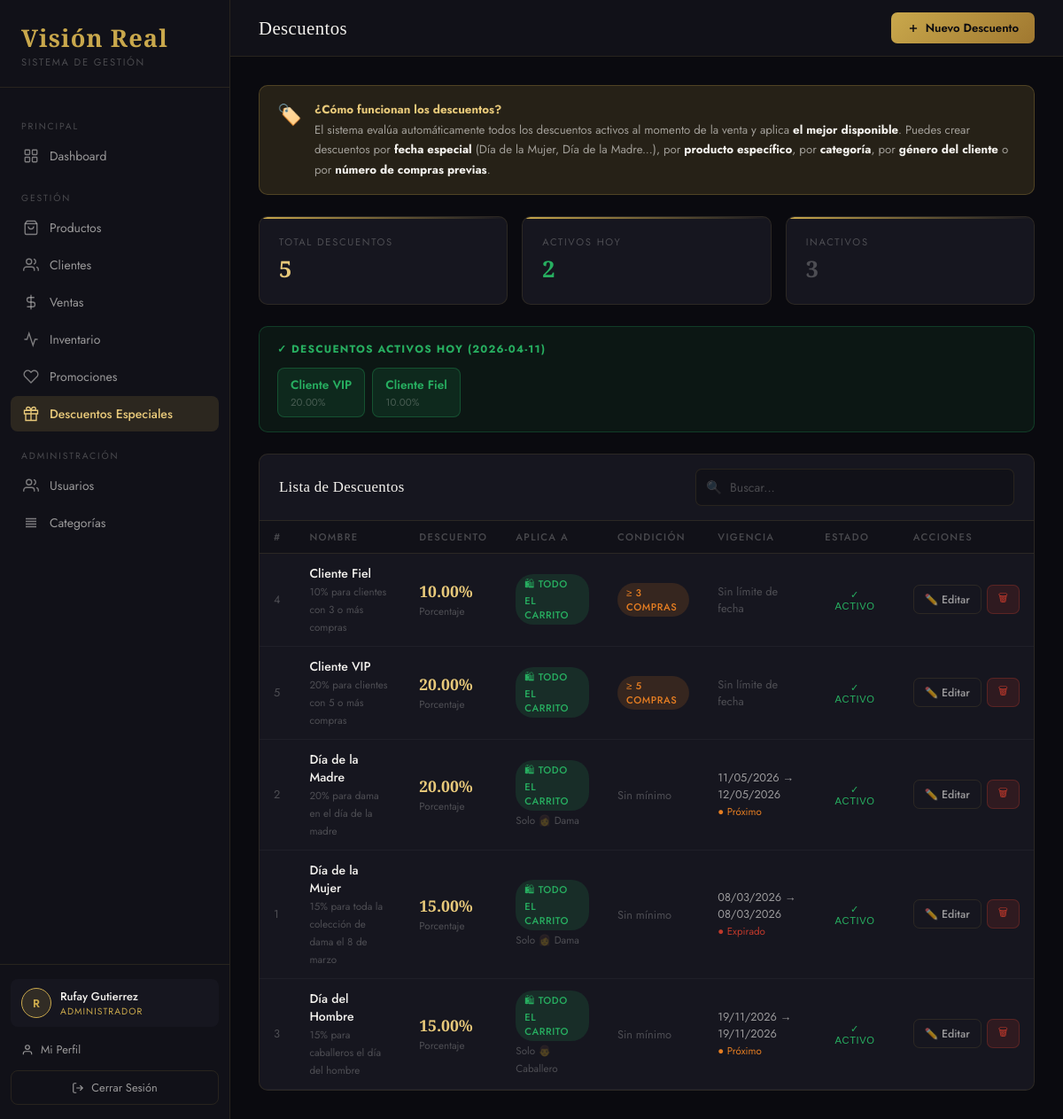
/views/descuentos.php (signed in), run on the app's committed database.
### tables this page shows
CREATE TABLE `descuentos` (
  `id` int(11) NOT NULL,
  `nombre` varchar(200) NOT NULL,
  `descripcion` text DEFAULT NULL,
  `tipo_descuento` enum('porcentaje','monto_fijo') NOT NULL DEFAULT 'porcentaje',
  `valor` decimal(10,2) NOT NULL,
  `aplica_categoria_id` int(11) DEFAULT NULL,
  `aplica_producto_id` int(11) DEFAULT NULL,
  `aplica_genero` enum('dama','caballero','todos') DEFAULT 'todos',
  `compras_minimas` int(11) DEFAULT 0,
  `fecha_inicio` date DEFAULT NULL,
  `fecha_fin` date DEFAULT NULL,
  `activo` tinyint(1) DEFAULT 1,
  `created_at` timestamp NOT NULL DEFAULT current_timestamp()
);

### config/database.php (called while the page is built, shortened)
<?php
class Database {
    private static $instance = null;
    private $connection;
    private function __construct() {
        $this->connection = new mysqli(DB_HOST, DB_USER, DB_PASS, DB_NAME);
        $this->connection->set_charset(DB_CHARSET);
    }
    public static function getInstance() {
        if (self::$instance === null) self::$instance = new Database();
        return self::$instance;
    }
    public function query($sql)     { return $this->connection->query($sql); }
    public function prepare($sql)   { return $this->connection->prepare($sql); }
}
?>

### models/Descuento.php (called while the page is built, shortened)
<?php
require_once __DIR__ . '/../config/database.php';
class Descuento {
    private $db;
    public function __construct() {
        $this->db = Database::getInstance();
        $this->inicializar();
    }
    private function inicializar() {
        $this->db->query("CREATE TABLE IF NOT EXISTS descuentos (
            id INT AUTO_INCREMENT PRIMARY KEY,
            nombre VARCHAR(200) NOT NULL,
            descripcion TEXT,
            tipo_descuento ENUM('porcentaje','monto_fijo') NOT NULL DEFAULT 'porcentaje',
            valor DECIMAL(10,2) NOT NULL,
            aplica_categoria_id INT NULL,
            aplica_producto_id  INT NULL,
            aplica_genero ENUM('dama','caballero','todos') DEFAULT 'todos',
            compras_minimas INT DEFAULT 0,
            fecha_inicio DATE NULL,
            fecha_fin    DATE NULL,
            activo TINYINT(1) DEFAULT 1,
            created_at TIMESTAMP DEFAULT CURRENT_TIMESTAMP
        ) ENGINE=InnoDB");
        $r = $this->db->query("SHOW COLUMNS FROM ventas LIKE 'descuento_id'");
    }
    public function getAll() {
        $r = $this->db->query("SELECT d.*, c.nombre as cat_nombre, p.nombre as prod_nombre
            FROM descuentos d
            LEFT JOIN categorias c ON d.aplica_categoria_id=c.id
            LEFT JOIN productos  p ON d.aplica_producto_id=p.id
            ORDER BY d.activo DESC, d.nombre");
        $a=[]; while($row=$r->fetch_assoc()) $a[]=$row; return $a;
    }
    public function getActivos() {
        $hoy = date('Y-m-d');
        $s = $this->db->prepare(
            "SELECT d.*, c.nombre as cat_nombre, p.nombre as prod_nombre
            FROM descuentos d
            LEFT JOIN categorias c ON d.aplica_categoria_id=c.id
            LEFT JOIN productos  p ON d.aplica_producto_id=p.id
            WHERE d.activo=1
              AND (d.fecha_inicio IS NULL OR d.fecha_inicio<=?)
              AND (d.fecha_fin   IS NULL OR d.fecha_fin  >=?)
            ORDER BY d.valor DESC"
        );
        $s->bind_param("ss", $hoy, $hoy);
        $s->execute();
        $r = $s->get_result();
        $a=[]; while($row=$r->fetch_assoc()) $a[]=$row; return $a;
    }
}
?>

### views/descuentos.php (the view, shortened to what this page needs)
<?php
require_once __DIR__ . '/../models/Descuento.php';
$dm = new Descuento();
$descuentos = $dm->getAll();
$activos    = $dm->getActivos();
$hoy        = date('Y-m-d');
include __DIR__ . '/partials/head.php';
?>
<div class="layout">
<?php include __DIR__ . '/partials/sidebar.php'; ?>
<div class="main">
  <header class="topbar">
    <div class="topbar-left">
      <h1 class="page-title">Descuentos</h1>
    </div>
    <div class="topbar-right">
      <button class="btn btn-primary" onclick="abrirNuevo()">
        <svg width="14" height="14" viewBox="0 0 24 24" fill="none" stroke="currentColor" stroke-width="2.5"><line x1="12" y1="5" x2="12" y2="19"/><line x1="5" y1="12" x2="19" y2="12"/></svg>
        Nuevo Descuento
      </button>
    </div>
  </header>
  <div class="content">
    <div style="background:var(--gold-dim);border:1px solid rgba(201,168,76,0.25);border-radius:10px;padding:16px 20px;margin-bottom:24px;display:flex;gap:14px;align-items:flex-start">
      <span style="font-size:1.4rem">🏷️</span>
      <div style="font-size:.83rem;color:var(--white-dim);line-height:1.7">
        <strong style="color:var(--gold-light)">¿Cómo funcionan los descuentos?</strong><br>
        El sistema evalúa automáticamente todos los descuentos activos al momento de la venta y aplica <strong style="color:var(--white)">el mejor disponible</strong>.
        Puedes crear descuentos por <strong style="color:var(--white)">fecha especial</strong> (Día de la Mujer, Día de la Madre...),
        por <strong style="color:var(--white)">producto específico</strong>, por <strong style="color:var(--white)">categoría</strong>,
        por <strong style="color:var(--white)">género del cliente</strong> o por <strong style="color:var(--white)">número de compras previas</strong>.
      </div>
    </div>
    <div class="stats-grid" style="grid-template-columns:repeat(3,1fr);margin-bottom:24px">
      <div class="stat-card"><div class="stat-label">Total Descuentos</div><div class="stat-value" style="font-size:1.6rem"><?=count($descuentos)?></div></div>
      <div class="stat-card"><div class="stat-label">Activos Hoy</div><div class="stat-value" style="font-size:1.6rem;color:var(--success)"><?=count($activos)?></div></div>
      <div class="stat-card"><div class="stat-label">Inactivos</div><div class="stat-value" style="font-size:1.6rem;color:var(--white-muted)"><?=count($descuentos)-count($activos)?></div></div>
    </div>
    <?php if(!empty($activos)): ?>
    <div style="background:rgba(39,174,96,0.08);border:1px solid rgba(39,174,96,0.25);border-radius:10px;padding:16px 20px;margin-bottom:24px">
      <div style="font-size:.75rem;text-transform:uppercase;letter-spacing:.1em;color:var(--success);font-weight:700;margin-bottom:12px">✓ Descuentos activos hoy (<?=$hoy?>)</div>
      <div style="display:flex;flex-wrap:wrap;gap:8px">
        <?php foreach($activos as $a): ?>
        <div style="background:rgba(39,174,96,0.12);border:1px solid rgba(39,174,96,0.3);border-radius:8px;padding:8px 14px">
          <div style="font-size:.85rem;font-weight:600;color:var(--success)"><?=htmlspecialchars($a['nombre'])?></div>
          <div style="font-size:.72rem;color:var(--white-muted);margin-top:2px">
            <?=$a['tipo_descuento']==='porcentaje'?$a['valor'].'%':'$'.number_format($a['valor'],0,',','.')?>
          </div>
        </div>
        <?php endforeach; ?>
      </div>
    </div>
    <?php endif; ?>
    <div class="card">
      <div class="card-header">
        <span class="card-title">Lista de Descuentos</span>
        <div class="search-input-wrap"><span class="search-icon">🔍</span><input type="text" id="buscador" placeholder="Buscar..." oninput="filtrar(this.value)"></div>
      </div>
      <div class="table-wrap">
        <table id="tbl">
          <thead>
            <tr><th>#</th><th>Nombre</th><th>Descuento</th><th>Aplica a</th><th>Condición</th><th>Vigencia</th><th>Estado</th><th>Acciones</th></tr>
          </thead>
          <tbody>
            <?php if(empty($descuentos)): ?>
            <tr><td colspan="8" class="table-empty">No hay descuentos creados</td></tr>
            <?php else: foreach($descuentos as $d):
              $vigente = $d['activo'] &&
                ($d['fecha_inicio']===null || $d['fecha_inicio']<=$hoy) &&
                ($d['fecha_fin']===null   || $d['fecha_fin']>=$hoy);
            ?>
            <tr>
              <td style="color:var(--white-muted);font-size:.8rem"><?=$d['id']?></td>
              <td>
                <strong><?=htmlspecialchars($d['nombre'])?></strong>
                <?php if($d['descripcion']): ?>
                <br><small style="color:var(--white-muted)"><?=htmlspecialchars(substr($d['descripcion'],0,50))?></small>
                <?php endif;?>
              </td>
              <td>
                <span style="font-family:var(--font-display);font-size:1.1rem;font-weight:700;color:var(--gold-light)">
                  <?=$d['tipo_descuento']==='porcentaje'?$d['valor'].'%':'$'.number_format($d['valor'],0,',','.')?>
                </span>
                <br><small style="color:var(--white-muted)"><?=$d['tipo_descuento']==='porcentaje'?'Porcentaje':'Monto fijo'?></small>
              </td>
              <td>
                <?php if($d['prod_nombre']): ?>
                  <span class="badge badge-info">📦 <?=htmlspecialchars($d['prod_nombre'])?></span>
                <?php elseif($d['cat_nombre']): ?>
                  <span class="badge badge-info">🏷 <?=htmlspecialchars($d['cat_nombre'])?></span>
                <?php else: ?>
                  <span class="badge badge-success">🛍 Todo el carrito</span>
                <?php endif;?>
                <?php if($d['aplica_genero']!=='todos'): ?>
                  <br><small style="color:var(--white-muted)">Solo <?=$d['aplica_genero']==='dama'?'👩 Dama':'👨 Caballero'?></small>
                <?php endif;?>
              </td>
              <td>
                <?php if($d['compras_minimas']>0): ?>
                  <span class="badge badge-warning">≥ <?=$d['compras_minimas']?> compras</span>
                <?php else: ?>
                  <span style="color:var(--white-muted);font-size:.8rem">Sin mínimo</span>
                <?php endif;?>
              </td>
              <td style="font-size:.8rem">
                <?php if($d['fecha_inicio']||$d['fecha_fin']): ?>
                  <?=($d['fecha_inicio']?date('d/m/Y',strtotime($d['fecha_inicio'])):'∞')?> →
                  <?=($d['fecha_fin']?date('d/m/Y',strtotime($d['fecha_fin'])):'∞')?>
                  <?php if($vigente&&$d['fecha_inicio']&&$d['fecha_fin']): ?>
                    <br><span style="color:var(--success);font-size:.72rem">● Vigente hoy</span>
                  <?php elseif($d['fecha_fin']&&$d['fecha_fin']<$hoy): ?>
                    <br><span style="color:var(--danger);font-size:.72rem">● Expirado</span>
                  <?php elseif($d['fecha_inicio']&&$d['fecha_inicio']>$hoy): ?>
                    <br><span style="color:var(--warning);font-size:.72rem">● Próximo</span>
                  <?php endif;?>
                <?php else: ?>
                  <span style="color:var(--white-muted)">Sin límite de fecha</span>
                <?php endif;?>
              </td>
              <td>
                <form method="POST" style="display:inline">
                  <button type="submit" class="badge <?=$d['activo']?'badge-success':'badge-danger'?>" style="cursor:pointer;border:none;background:inherit;padding:4px 10px">
                    <?=$d['activo']?'✓ Activo':'✕ Inactivo'?>
                  </button>
                </form>
              </td>
              <td>
                <div style="display:flex;gap:6px">
                  <button class="btn btn-outline btn-sm" onclick="abrirEditar(this)">✏️ Editar</button>
                  <button class="btn btn-danger btn-sm" onclick="borrar(this)">🗑</button>
                </div>
              </td>
            </tr>
            <?php endforeach; endif; ?>
          </tbody>
        </table>
      </div>
    </div>
  </div>
</div>
</div>
</body>
</html>

### data on the page
descuentos: nombre "Cliente VIP", valor "20.00", id "5", descripcion "20% para clientes con 5 o más compras", tipo_descuento "Porcentaje", compras_minimas "5", shows "Sin límite de fecha", activo "✓ ACTIVO"
descuentos: nombre "Cliente Fiel", valor "10.00", id "4", descripcion "10% para clientes con 3 o más compras", tipo_descuento "Porcentaje", compras_minimas "3", shows "Sin límite de fecha", activo "✓ ACTIVO"
descuentos: id "2", nombre "Día de la Madre", descripcion "20% para dama en el día de la madre", valor "20.00", tipo_descuento "Porcentaje", aplica_genero "Solo", compras_minimas "Sin mínimo", fecha_inicio "11/05/2026", fecha_fin "12/05/2026", activo "● Próximo"
descuentos: id "1", nombre "Día de la Mujer", descripcion "15% para toda la colección de dama el 8 de marzo", valor "15.00", tipo_descuento "Porcentaje", aplica_genero "Solo", compras_minimas "Sin mínimo", fecha_inicio "08/03/2026", fecha_fin "08/03/2026", activo "● Expirado"
descuentos: id "3", nombre "Día del Hombre", descripcion "15% para caballeros el día del hombre", valor "15.00", tipo_descuento "Porcentaje", aplica_genero "Solo", compras_minimas "Sin mínimo", fecha_inicio "19/11/2026", fecha_fin "19/11/2026", activo "● Próximo"

### other printed values
$ini "R"
$user['nombre'] "Rufay Gutierrez"
$user['rol'] "ADMINISTRADOR"
count($descuentos) "5"
count($activos) "2"
count($descuentos)-count($activos) "3"
